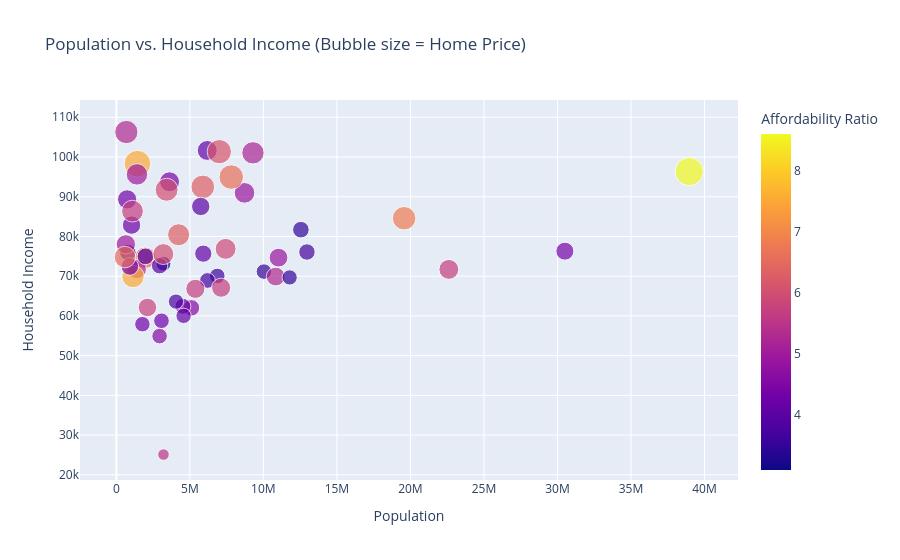

Source (notebook cell):
### Markdown cell above
The chart indicates that regions such as California, Hawaii, Montana, New York, and Washington have high house affordability ratios, suggesting that homes in these areas are significantly less affordable relative to household income.

### Code cell
import plotly.express as px

fig = px.scatter(
    df,
    x='census_population',
    y='median_household_income',
    hover_name='key_row',
    size='median_sale_price',
    color='house_affordability_ratio',
    labels={
        'census_population': 'Population',
        'median_household_income': 'Household Income',
        'median_sale_price': 'Home Price',
        'house_affordability_ratio': 'Affordability Ratio'
    },
    title='Population vs. Household Income (Bubble size = Home Price)'
)
fig.show()

### Figure 1 — Plotly figure (JSON) as saved in the notebook; plotly's stock layout.template omitted (floating-point values rounded to 4 significant figures)
{"data": [{"hovertemplate": "<b>%{hovertext}</b><br><br>Population=%{x}<br>Household Income=%{y}<br>Home Price=%{marker.size}<br>Affordability Ratio=%{marker.color}<extra></extra>", "hovertext": ["alabama", "alaska", "arizona", "arkansas", "california", "colorado", "connecticut", "delaware", "florida", "georgia", "hawaii", "idaho", "illinois", "indiana", "iowa", "kansas", "kentucky", "louisiana", "maine", "maryland", "massachusetts", "michigan", "minnesota", "mississippi", "missouri", "montana", "nebraska", "nevada", "new_hampshire", "new_jersey", "new_mexico", "new_york", "north_carolina", "north_dakota", "ohio", "oklahoma", "oregon", "pennsylvania", "rhode_island", "south_carolina", "south_dakota", "tennessee", "texas", "utah", "vermont", "virginia", "washington", "west_virginia", "wisconsin", "wyoming", "washington_dc", "puerto_rico"], "legendgroup": "", "marker": {"color": [4.6, 4.3, 5.9, 4.3, 8.6, 6.3, 4.4, 4.2, 5.7, 4.9, 7.5, 6.5, 3.5, 3.6, 3.1, 3.9, 4.2, 4.1, 5.3, 4.1, 6.1, 3.5, 4.0, 4.6, 3.7, 7.5, 3.9, 6.0, 5.0, 5.2, 5.8, 6.8, 5.3, 3.7, 3.5, 3.8, 6.3, 3.7, 5.7, 5.7, 4.4, 5.7, 4.4, 6.0, 5.0, 4.9, 6.6, 4.3, 4.1, 6.5, 5.3, 5.5], "coloraxis": "coloraxis", "size": [283000, 385000, 456000, 255000, 833000, 583000, 416000, 352000, 411000, 367000, 740000, 483000, 287000, 255000, 228000, 280000, 264000, 246000, 382000, 413000, 614000, 252000, 353000, 253000, 258000, 523000, 289000, 457000, 481000, 521000, 358000, 577000, 367000, 283000, 242000, 244000, 505000, 283000, 491000, 382000, 320000, 381000, 339000, 549000, 388000, 444000, 629000, 249000, 310000, 484000, 565000, 138000], "sizemode": "area", "sizeref": 2082.0, "symbol": "circle"}, "mode": "markers", "name": "", "orientation": "v", "showlegend": false, "type": "scatter", "x": [5108468, 733406, 7431344, 3067732, 38965193, 5877610, 3617176, 1031890, 22610726, 11029227, 1435138, 1964726, 12549689, 6862199, 3207004, 2940547, 4526154, 4573749, 1395722, 6180253, 7001399, 10037261, 5737915, 2939690, 6196156, 1132812, 1978379, 3194176, 1402054, 9290841, 2114371, 19571216, 10835491, 783926, 11785935, 4053824, 4233358, 12961683, 1095962, 5373555, 919318, 7126489, 30503301, 3417734, 647464, 8715698, 7812880, 1770071, 5910955, 584057, 678972, 3205691], "xaxis": "x", "y": [62027, 89336, 76872, 58773, 96334, 92470, 93760, 82855, 71711, 74664, 98317, 74636, 81702, 70051, 73147, 72639, 62417, 60023, 71773, 101652, 101341, 71149, 87556, 54915, 68920, 69922, 74985, 75561, 95628, 101050, 62125, 84578, 69904, 75949, 69680, 63603, 80426, 76081, 86372, 66818, 72421, 67097, 76292, 91750, 78024, 90974, 94952, 57917, 75670, 74815, 106287, 25096], "yaxis": "y"}], "layout": {"coloraxis": {"colorbar": {"title": {"text": "Affordability Ratio"}}, "colorscale": [[0, "#0d0887"], [0.1111, "#46039f"], [0.2222, "#7201a8"], [0.3333, "#9c179e"], [0.4444, "#bd3786"], [0.5556, "#d8576b"], [0.6667, "#ed7953"], [0.7778, "#fb9f3a"], [0.8889, "#fdca26"], [1, "#f0f921"]]}, "legend": {"itemsizing": "constant", "tracegroupgap": 0}, "title": {"text": "Population vs. Household Income (Bubble size = Home Price)"}, "xaxis": {"anchor": "y", "domain": [0, 1], "title": {"text": "Population"}}, "yaxis": {"anchor": "x", "domain": [0, 1], "title": {"text": "Household Income"}}}}
